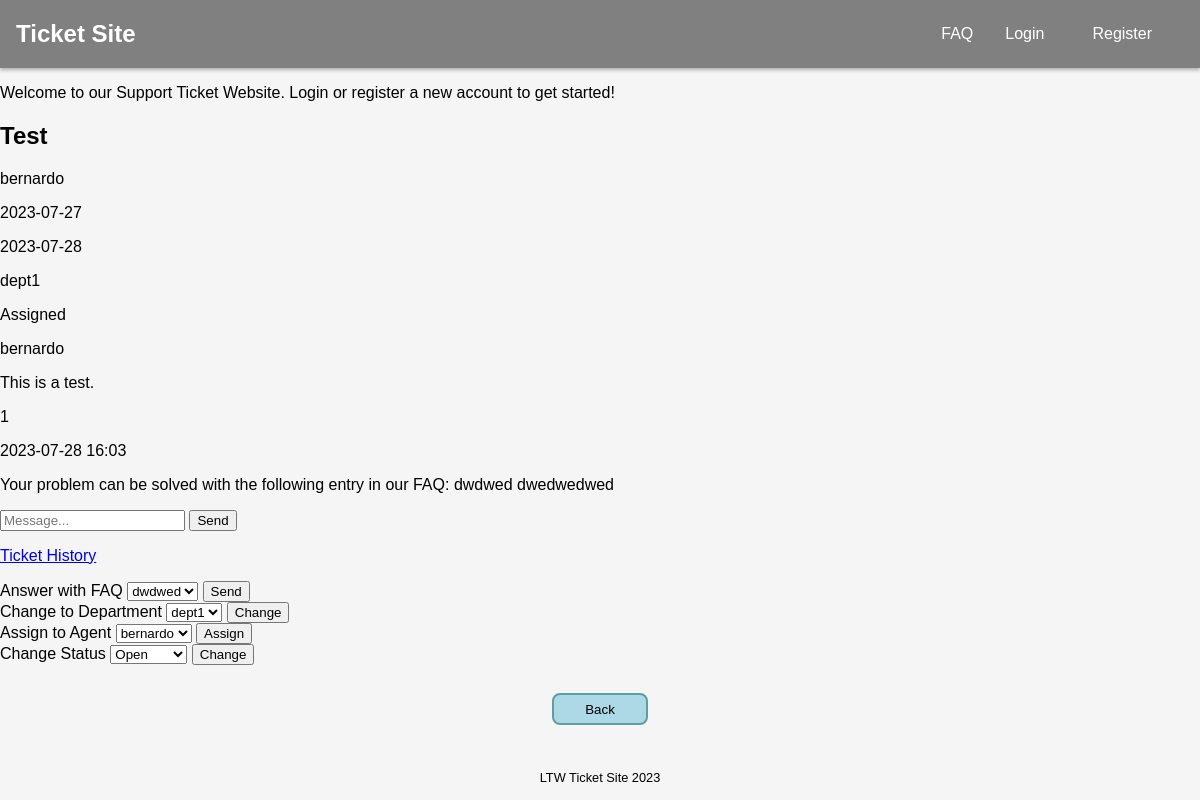
/pages/ticket.php?id=1, run on the app's committed database.
### tables this page shows
CREATE TABLE tickets (
    id INTEGER PRIMARY KEY AUTOINCREMENT,
    subject TEXT NOT NULL,
    content TEXT,
    created DATE NOT NULL,
    updated DATE,
    submitter_id INTEGER NOT NULL,
    assignee_id INTEGER,
    department_id INTEGER,
    status_id INTEGER NOT NULL,
    FOREIGN KEY (submitter_id) REFERENCES users(id),
    FOREIGN KEY (assignee_id) REFERENCES users(id),
    FOREIGN KEY (department_id) REFERENCES departments(id),
    FOREIGN KEY (status_id) REFERENCES status(id)
);

CREATE TABLE users (
    id INTEGER PRIMARY KEY AUTOINCREMENT,
    username TEXT NOT NULL,
    email TEXT NOT NULL,
    password TEXT NOT NULL,
    role_id INTEGER,
    FOREIGN KEY (role_id) REFERENCES roles(id)
);

CREATE TABLE departments (
    id INTEGER PRIMARY KEY AUTOINCREMENT,
    name TEXT NOT NULL
);

CREATE TABLE status (
    id INTEGER PRIMARY KEY AUTOINCREMENT,
    name TEXT NOT NULL
);

CREATE TABLE ticket_inquiries (
    id INTEGER PRIMARY KEY AUTOINCREMENT,
    ticket_id INTEGER NOT NULL,
    user_id INTEGER NOT NULL,
    content TEXT NOT NULL,
    date DATE NOT NULL,
    FOREIGN KEY (ticket_id) REFERENCES tickets(id),
    FOREIGN KEY (user_id) REFERENCES users(id)
);

### database/classes/ticket.class.php (called while the page is built, shortened)
<?php
    require_once('department.class.php');
    class Ticket {
        public function __construct(int $id, string $subject, ?string $content, string $created, ?string $updated, int $submitter_id,
                                    ?int $assignee_id, $department_id, int $status_id) {
            $this->id = $id;
            $this->subject = $subject;
            $this->content = $content;
            $this->created = $created;
            $this->updated = $updated;
            $this->submitter_id = $submitter_id;
            $this->assignee_id = $assignee_id;
            $this->department_id = $department_id === "" ? null : $department_id;
            $this->status_id = $status_id;
        }
        static function getTicket(PDO $db, int $id) : ?Ticket {
            $stmt = $db->prepare('SELECT * FROM tickets WHERE id = ?');
            $stmt->execute(array($id));
            $ticket = $stmt->fetch();
            if($ticket){
                return new Ticket($ticket['id'], $ticket['subject'], $ticket['content'],
                                    $ticket['created'], $ticket['updated'],
                                    $ticket['submitter_id'], $ticket['assignee_id'],
                                    $ticket['department_id'], $ticket['status_id']);
            }
            else return null;
        }
    }
?>

### database/classes/user.class.php (called while the page is built, shortened)
<?php
    class User {
        public function __construct(int $id, string $username, string $email, int $role){
            $this->id = $id;
            $this->username = $username;
        }
        static function getUsername(PDO $db, int $id) : ?string {
            $stmt = $db->prepare('SELECT * FROM users WHERE id = ?');
            $stmt->execute(array($id));
            $user = $stmt->fetch();
            if($user){
                return $user['username'];
            }
            else return null;
        }
        static function getAgents(PDO $db) : array {
            $stmt = $db->prepare('SELECT * FROM users WHERE role_id < 3');
            $stmt->execute();
            $agents = array();
            while($agent = $stmt->fetch()){
                $agents[] = new User($agent['id'], $agent['username'], $agent['email'], $agent['role_id']);
            }
            return $agents;
        }
    }
?>

### database/classes/department.class.php (called while the page is built, shortened)
<?php
    class Department {
        public function __construct(int $id, string $name) {
            $this->id = $id;
            $this->name = $name;
        }
        static function getDepartments(PDO $db) : array {
            $stmt = $db->prepare('SELECT * FROM departments');
            $stmt->execute();
            $departments = array();
            while ($department = $stmt->fetch()){
                $departments[] = new Department($department['id'], $department['name']);
            }
            return $departments;
        }
        static function getDepartmentName(PDO $db, int $id) : string {
            $stmt = $db->prepare('SELECT * FROM departments WHERE id = ?');
            $stmt->execute(array($id));
            $dept = $stmt->fetch();
            if($dept){
                return $dept['name'];
            }
            else return 'No department';
        }
    }
?>

### database/classes/status.class.php (called while the page is built, shortened)
<?php
    class Status {
        public function __construct(int $id, string $name){
            $this->id = $id;
            $this->name = $name;
        }
        static function getAllStatus(PDO $db) : array {
            $stmt = $db->prepare('SELECT * FROM status');
            $stmt->execute();
            $statuses = array();
            while($status = $stmt->fetch()){
                $statuses[] = new Status($status['id'], $status['name']);
            }
            return $statuses;
        }
        static function getStatusName(PDO $db, int $id) : string {
            $stmt = $db->prepare('SELECT * FROM status WHERE id = ?');
            $stmt->execute(array($id));
            $status = $stmt->fetch();
            if($status){
                return $status['name'];
            }
            else return 'No defined Status';
        }
    }
?>

### database/classes/inquiry.class.php (called while the page is built, shortened)
<?php
    class Inquiry {
        public function __construct(int $id, int $ticket_id, int $user_id, string $content, string $date){
            $this->user_id = $user_id;
            $this->content = $content;
            $this->date = $date;
        }
        static function getTicketInquiries(PDO $db, int $id) : array {
            $stmt = $db->prepare('SELECT * FROM ticket_inquiries WHERE ticket_id = ?');
            $stmt->execute(array($id));
            $inquiries = array();
            while($inq = $stmt->fetch()){
                $inquiries[] = new Inquiry($inq['id'], $inq['ticket_id'], $inq['user_id'], $inq['content'], $inq['date']);
            }
            return $inquiries;
        }
    }
?>

### database/classes/faq.class.php (called while the page is built, shortened)
<?php
    class FAQ {
        public function __construct(int $id, string $question, string $answer){
            $this->id = $id;
            $this->question = $question;
        }
        static function getAllFAQ(PDO $db) : array {
            $stmt = $db->prepare('SELECT * FROM faq');
            $stmt->execute();
            $faqs = array();
            while($faq = $stmt->fetch()){
                $faqs[] = new FAQ($faq['id'], $faq['question'], $faq['answer']);
            }
            return $faqs;
        }
    }
?>

### templates/ticket.tpl.php (the view, shortened to what this page needs)
<?php
require_once('../database/classes/department.class.php');
require_once('../database/classes/status.class.php');
require_once('../database/classes/user.class.php');
?>
<?php function drawTicketInfo(PDO $db, Ticket $ticket) { ?>
    <h2><?=$ticket->subject?></h2>
    <p><?=User::getUsername($db, intval($ticket->submitter_id))?></p>
    <p><?=$ticket->created?></p>
    <p><?=$ticket->updated ?? '-'?></p>
    <p><?=Department::getDepartmentName($db, intval($ticket->department_id))?></p>
    <p><?=Status::getStatusName($db, intval($ticket->status_id))?></p>
    <p><?=User::getUsername($db, intval($ticket->assignee_id)) ?? 'No assigned agent' ?></p>
    <p><?=$ticket->content?></p>
<?php } ?>
<?php function drawTicketInquirySection(Ticket $ticket, array $inquiries) { ?>
    <?php foreach($inquiries as $inq) { ?>
        <p><?=$inq->user_id?></p>
        <p><?=$inq->date?></p>
        <p><?=$inq->content?>
    <?php } ?>
    <form action="../actions/action_submit_inquiry.php?id=<?=$ticket->id?>" method="POST">
        <input type="text" name="inquiry" placeholder="Message..." required>
        <button type="submit" name="submit_inquiry">Send</button>
    </form>
<?php } ?>
<?php function drawAgentTicketTools(Ticket $ticket, array $departments, array $agents, array $faqs, array $statuses) { ?>
    <p><a href='../pages/tickethistory.php?id=<?=$ticket->id?>'>Ticket History</a></p>
    <form action="../actions/action_answer_faq.php?id=<?=$ticket->id?>" method="POST">
        <label>
            Answer with FAQ
            <select name="faq">
                <?php foreach($faqs as $faq) { ?>
                    <option value="<?=$faq->id?>"><?=$faq->question?></option>
                <?php } ?>
            </select>
            <button type="submit" name="submit_faq_inquiry">Send</button>
        </label>
    </form>
    <form action="../actions/action_change_department.php?id=<?=$ticket->id?>" method="POST">
        <label>
            Change to Department
            <select name="department">
                <?php foreach($departments as $dept) { ?>
                    <option value="<?=$dept->id?>"><?=$dept->name?></option>
                <?php } ?>
            </select>
            <button type="submit" name="submit_dept_change">Change</button>
        </label>
    </form>
    <form action="../actions/action_assign_agent.php?id=<?=$ticket->id?>" method="POST">
        <label>
            Assign to Agent
            <select name="agent">
                <?php foreach($agents as $agent) { ?>
                    <option value="<?=$agent->id?>"><?=$agent->username?></option>
                <?php } ?>
            </select>
            <button type="submit" name="submit_agent_assign">Assign</button>
        </label>
    </form>
    <form action="../actions/action_change_status.php?id=<?=$ticket->id?>" method="POST">
        <label>
            Change Status
            <select name="status">
                <?php foreach($statuses as $status) { ?>
                    <option value="<?=$status->id?>"><?=$status->name?></option>
                <?php } ?>
            </select>
        </label>
        <button type="submit" name="submit_status_change">Change</button>
    </form>
<?php } ?>

### css/style.css (style rules this page uses)
body { font-family: Arial, Helvetica, sans-serif; background-color: whitesmoke; margin: 0; padding: 0; }

### data on the page
tickets: subject "Test", submitter.username "bernardo", created "2023-07-27", updated "2023-07-28", department.name "dept1", status.name "Assigned", assignee.username "bernardo", content "This is a test."
ticket_inquiries: user "1", date "2023-07-28 16:03", content "Your problem can be solved with the following entry in our FAQ: dwdwed dwedwedwed"

### other printed values
$text "Back"
form field faq "dwdwed"
form field department "dept1"
form field agent "bernardo"
form field status "Open"
